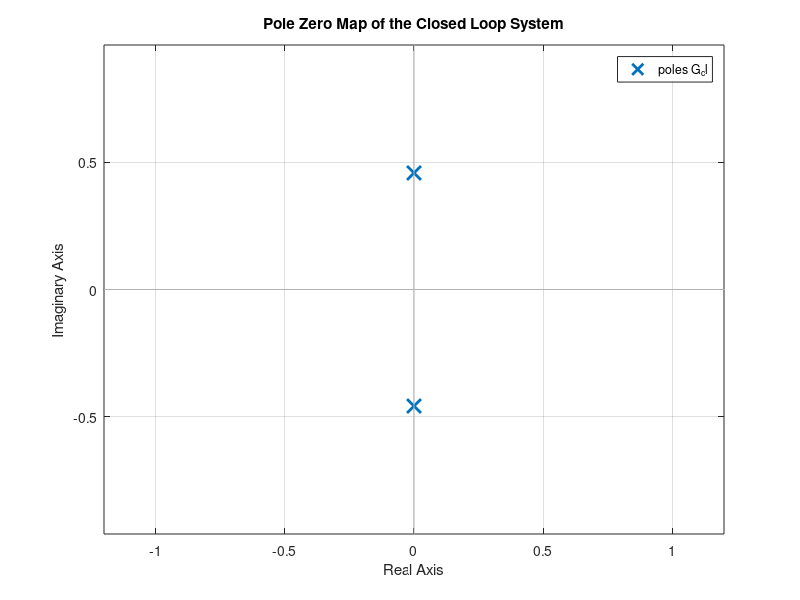

Source code (MATLAB):
s = tf('s'); 
 
alpha = 0; 
 
m = 0.11; 
R = 0.015; 
d = 0.03; 
g = -9.8; 
L = 1.0; 
I = 0.00000999; 
 
Y = -m*g*(d/L); 
Theta = (s^2)*((I/R^2)+m); 

G = Y/Theta; 
 
G_cl = feedback(G, 1); 
 
p_cl = pole(G_cl); 
disp('Closed Loop Poles of the System are:'); 
disp(p_cl); 
 
figure; 
pzmap(G_cl); 
title('Pole Zero Map of the Closed Loop System'); 
grid on;
